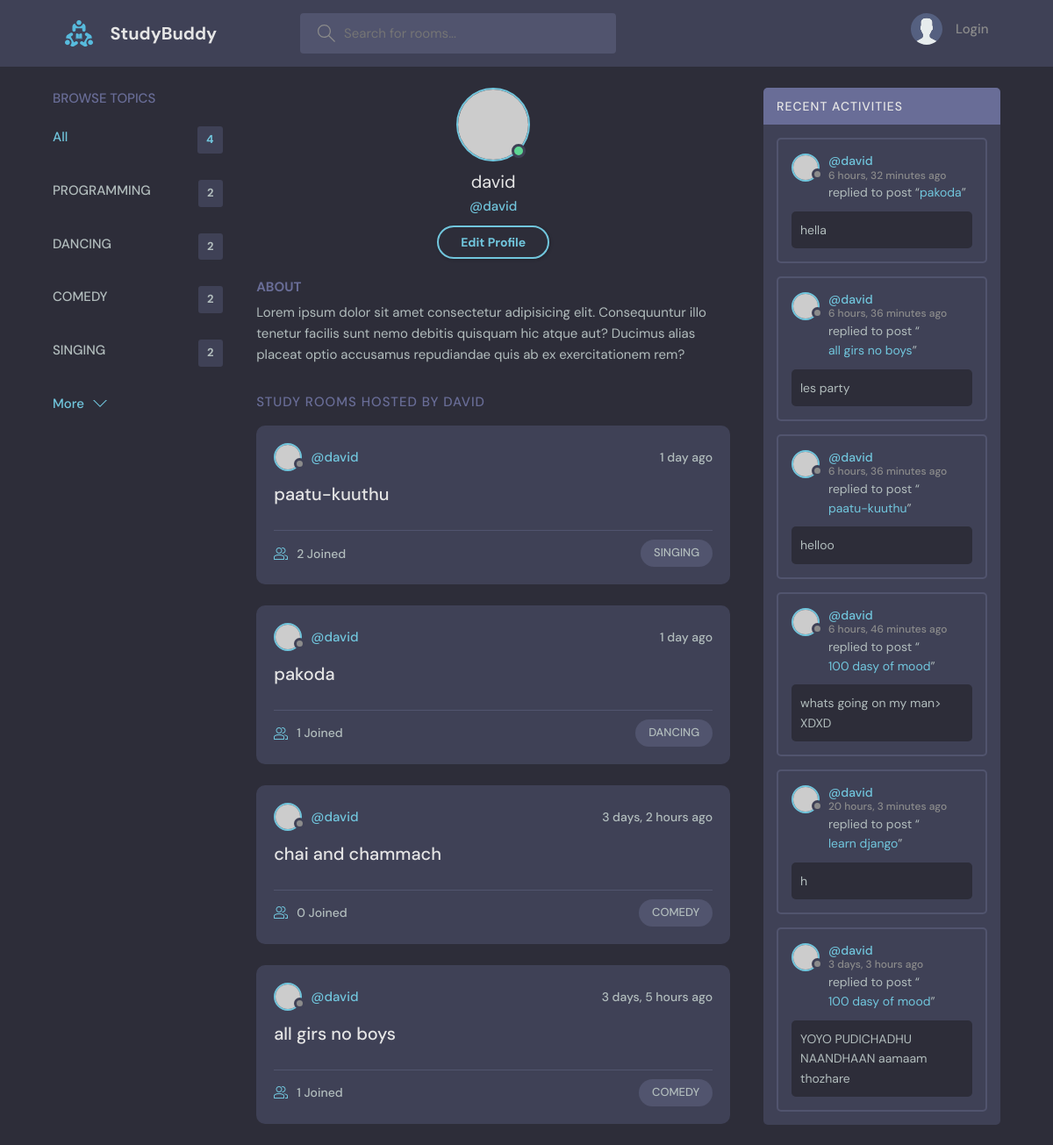
The app's page /profile/2/ with its own data.
### app1/models.py (models this page shows, shortened)
class Topic(models.Model):
    name= models.CharField(max_length=200)
    def __str__(self):
        return self.name

class Room(models.Model):
    host= models.ForeignKey(User, on_delete=models.SET_NULL,null=True)
    topic= models.ForeignKey(Topic,on_delete=models.SET_NULL,null=True)
    name= models.CharField(max_length=200)
    desc= models.TextField(null=True,blank=True)
    participants= models.ManyToManyField(User, related_name='participants',blank=True)
    updated= models.DateTimeField(auto_now=True)
    created= models.DateTimeField(auto_now_add=True)
    class Meta:
        ordering=['-updated','-created']
    def __str__(self):
        return self.name

class Message(models.Model):
    user= models.ForeignKey(User,on_delete=models.CASCADE)
    room= models.ForeignKey(Room, on_delete=models.CASCADE)
    body= models.TextField()
    updated= models.DateTimeField(auto_now=True)
    created= models.DateTimeField(auto_now_add=True)
    class Meta:
        ordering=['-updated','-created']

### app1/views.py (the view)
# urls.py: path('profile/<str:pk>/', views.userProfile,name='user-profile'),
def userProfile(request,pk):
    user= User.objects.get(id=pk)
    rooms= user.room_set.all()
    room_message= user.message_set.all()
    topics = Topic.objects.all()
    context={'user':user, 'rooms': rooms, 'room_messages': room_message,'topics':topics}
    return render(request,'app1/profile.html',context)

### app1/templates/app1/profile.html
{% extends 'main.html'%}
{%block content%}
  <main class="profile-page layout layout--3">
    <div class="container">
      {% include 'app1/topics_component.html' %}
      <div class="roomList">
        <div class="profile">
          <div class="profile__avatar">
            <div class="avatar avatar--large active">
              <img src="https://randomuser.me/api/portraits/men/11.jpg" />
            </div>
          </div>
          <div class="profile__info">
            <h3>{{user.username}}</h3>
            <p>@{{user.username}}</p>
            <a href="edit-user.html" class="btn btn--main btn--pill">Edit Profile</a>
          </div>
          <div class="profile__about">
            <h3>About</h3>
            <p>
              Lorem ipsum dolor sit amet consectetur adipisicing elit. Consequuntur illo tenetur
              facilis sunt nemo debitis quisquam hic atque aut? Ducimus alias placeat optio
              accusamus repudiandae quis ab ex exercitationem rem?
            </p>
          </div>
        </div>
        <div class="roomList__header">
          <div>
            <h2>Study Rooms Hosted by {{user.username}}</a>
            </h2>
          </div>
        </div>
        {% include 'app1/feed_component.html' %}
      </div>
      {% include 'app1/activity_component.html'%}
    </div>
  </main>
{% endblock content %}

### app1/templates/app1/topics_component.html
<div class="topics">
    <div class="topics__header">
      <h2>Browse Topics</h2>
    </div>
    <ul class="topics__list">
      <li>
        <a href="{% url 'home' %}" class="active">All <span>{{topics.count}}</span></a>
      </li>
      {%for topic in topics%}
      <li>
        <a href="{% url 'home' %}?q={{topic.name}}">{{topic.name}}<span>{{topic.room_set.all.count}}</span></a>
      </li>
      {% endfor %}
    </ul>
    <a class="btn btn--link" href="topics.html">
      More
      <svg version="1.1" xmlns="http://www.w3.org/2000/svg" width="32" height="32" viewBox="0 0 32 32">
        <title>chevron-down</title>
        <path d="M16 21l-13-13h-3l16 16 16-16h-3l-13 13z"></path>
      </svg>
    </a>
  </div>

### app1/templates/app1/feed_component.html (shortened to what this page needs)
{%for room in rooms%}
<div class="roomListRoom">
    <div class="roomListRoom__header">
      <a href="{% url 'user-profile' room.host.id %}" class="roomListRoom__author">
        <div class="avatar avatar--small">
          <img src="https://randomuser.me/api/portraits/women/11.jpg" />
        </div>
        <span>@{{room.host.username}}</span>
      </a>
      <div class="roomListRoom__actions">
        <span>{{room.created|timesince}} ago</span>
      </div>
    </div>
    <div class="roomListRoom__content">
      <a href="{%url 'room' room.id%}">{{room.name}}</a>
    </div>
    <div class="roomListRoom__meta">
      <a href="{%url 'room' room.id%}" class="roomListRoom__joined">
        {{room.participants.all.count}} Joined
      </a>
      <p class="roomListRoom__topic">{{room.topic}}</p>
    </div>
  </div>
{%endfor%}

### app1/templates/app1/activity_component.html (shortened to what this page needs)
<div class="activities">
    <div class="activities__header">
      <h2>Recent Activities</h2>
    </div>
    {% for message in room_messages %}
    <div class="activities__box">
      <div class="activities__boxHeader roomListRoom__header">
        <a href="{% url 'user-profile' message.user.id %}" class="roomListRoom__author">
          <div class="avatar avatar--small">
            <img src="https://randomuser.me/api/portraits/women/11.jpg" />
          </div>
          <p>
            @{{message.user}}
            <span>{{message.created|timesince}} ago</span>
          </p>
        </a>
        </div>
      <div class="activities__boxContent">
        <p>replied to post “<a href="{% url 'room' message.room.id %}">{{message.room}}</a>”</p>
        <div class="activities__boxRoomContent">
            {{message.body}}
        </div>
      </div>
    </div>
    {% endfor %}
  </div>

### records on screen
Topic: name "PROGRAMMING", room_set.all.count "2"
Topic: name "DANCING", room_set.all.count "2"
Topic: name "COMEDY", room_set.all.count "2"
Topic: name "SINGING", room_set.all.count "2"
Room: host.username "david", created "1 day", name "paatu-kuuthu", participants.all.count "2", topic "SINGING"
Room: host.username "david", created "1 day", name "pakoda", participants.all.count "1", topic "DANCING"
Room: host.username "david", created "3 days, 2 hours", name "chai and chammach", participants.all.count "0", topic "COMEDY"
Room: host.username "david", created "3 days, 5 hours", name "all girs no boys", participants.all.count "1", topic "COMEDY"
Message: user "david", created "6 hours, 32 minutes", room "pakoda", body "hella"
Message: user "david", created "6 hours, 36 minutes", room "all girs no boys", body "les party"
Message: user "david", created "6 hours, 36 minutes", room "paatu-kuuthu", body "helloo"
Message: user "david", created "6 hours, 46 minutes", room "100 dasy of mood", body "whats going on my man> XDXD"
Message: user "david", created "20 hours, 3 minutes", room "learn django", body "h"
Message: user "david", created "3 days, 3 hours", room "100 dasy of mood", body "YOYO PUDICHADHU NAANDHAAN aamaam thozhare"

### other values on screen
{{ topics.count }} "4"
{{ user.username }} "david"
{{ user.username }} "DAVID"
